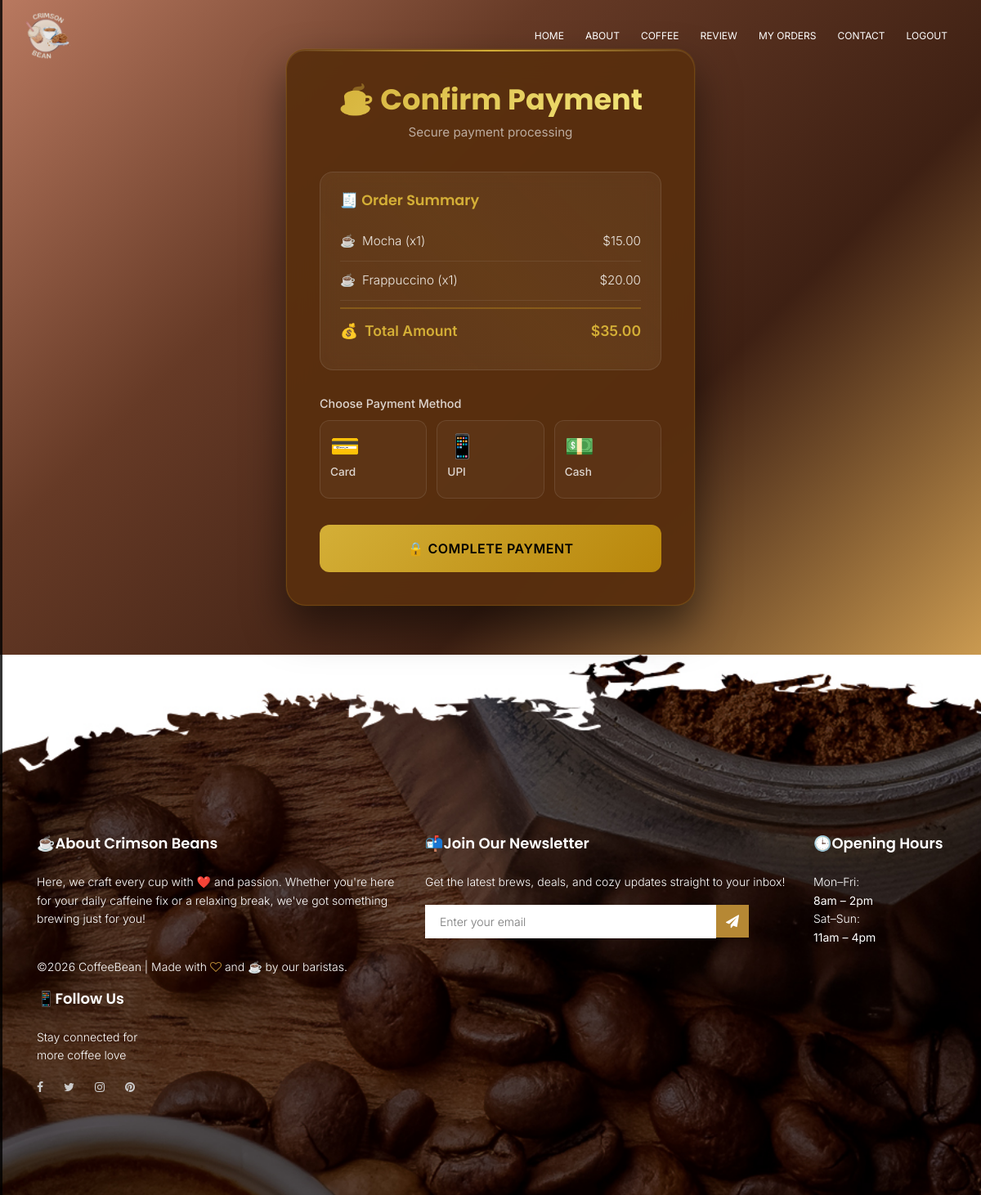
The app's page /payment/ (signed in) with its own data.
### Koppee/models.py (models this page shows, shortened)
class OrderItem(models.Model):
    order = models.ForeignKey(Order, on_delete=models.CASCADE, related_name='items')
    coffee = models.ForeignKey(Coffee, on_delete=models.PROTECT)
    quantity = models.PositiveIntegerField(default=1)
    price = models.DecimalField(max_digits=10, decimal_places=2)  # Price at time of purchase

class Coffee(models.Model):
    name = models.CharField(max_length=100)
    price = models.DecimalField(max_digits=10, decimal_places=2)  # Changed from IntegerField
    description = models.TextField()
    image = models.ImageField(upload_to='coffee_images/')

class Order(models.Model):
    STATUS_CHOICES = [
        ('Pending', 'Pending'),
        ('Processing', 'Processing'),
        ('Completed', 'Completed'),
        ('Cancelled', 'Cancelled'),
    ]
    user = models.ForeignKey(User, on_delete=models.CASCADE, related_name='orders')
    order_date = models.DateTimeField(auto_now_add=True)
    status = models.CharField(max_length=50, choices=STATUS_CHOICES, default='Pending')
    total_price = models.DecimalField(max_digits=10, decimal_places=2, default=0.00)
    class Meta:
        ordering = ['-order_date']

### Koppee/views.py (the view)
# urls.py: path('payment/', views.payment_page, name='payment_page'),
@login_required
def payment_page(request):
    try:
        latest_order = Order.objects.filter(user=request.user).first()
        if not latest_order:
            return render(request, 'payments.html', {
                'create_order_view': [],
                'total': 0
            })
        order_items = latest_order.items.all()
        total = latest_order.total_price
        return render(request, 'payments.html', {
            'create_order_view': order_items,
            'total': total
        })
    except Exception as e:
        return render(request, 'payments.html', {
            'create_order_view': [],
            'total': 0,
            'error': str(e)
        })

### Koppee/templates/payments.html (shortened to what this page needs)
{% extends "base.html" %}
{% load static %}
{% block "content" %}
{% if not payment_success %}
<div class="payment-container">
    <div class="payment-header">
        <h2>☕ Confirm Payment</h2>
        <p>Secure payment processing</p>
    </div>
    <div class="order-summary">
        <h3>🧾 Order Summary</h3>
        {% for item in create_order_view %}
            <div class="order-item">
                <div class="order-item-name">
                    <span>☕</span>
                    <span>{{ item.coffee.name }} (x{{ item.quantity }})</span>
                </div>
                <span>${{ item.price|floatformat:2 }}</span>
            </div>
        {% endfor %}
        <div class="order-item">
            <div class="order-item-name">
                <span>💰</span>
                <span>Total Amount</span>
            </div>
            <span>${{ total|floatformat:2 }}</span>
        </div>
    </div>
    <form method="POST" action="{% url 'confirm_payment' %}" class="form-content" id="paymentForm">
        <div class="form-group">
            <label>Choose Payment Method</label>
            <div class="payment-methods">
                <div class="payment-method">
                    <label for="card" class="payment-method-label">
                        <div class="payment-method-icon">💳</div>
                        <span class="payment-method-text">Card</span>
                    </label>
                </div>
                <div class="payment-method">
                    <label for="upi" class="payment-method-label">
                        <div class="payment-method-icon">📱</div>
                        <span class="payment-method-text">UPI</span>
                    </label>
                </div>
                <div class="payment-method">
                    <label for="cod" class="payment-method-label">
                        <div class="payment-method-icon">💵</div>
                        <span class="payment-method-text">Cash</span>
                    </label>
                </div>
            </div>
        </div>
        <button type="submit" class="payment-btn">
            🔒 Complete Payment
        </button>
    </form>
</div>
{% endif %}
{% endblock %}

### Koppee/templates/base.html (shortened to what this page needs)
{% load static %}
<!DOCTYPE html>
<html lang="zxx" class="no-js">
	<head>
			<link rel="stylesheet" href={% static "templates\css\linearicons.css" %}>
			<link rel="stylesheet" href={% static "templates\css\font-awesome.min.css" %}>
			<link rel="stylesheet" href={% static "templates\css\bootstrap.css" %}>
			<link rel="stylesheet" href={% static "templates\css\magnific-popup.css" %}>
			<link rel="stylesheet" href={% static "templates\css\nice-select.css" %}>
			<link rel="stylesheet" href={% static "templates\css\animate.min.css" %}>
			<link rel="stylesheet" href={% static "templates\css\owl.carousel.css" %}>
			<link rel="stylesheet" href={% static "templates\css\main.css" %}>
		</head>
		<body>
<header id="header" id="home">
    <div class="container">
        <div class="row align-items-center justify-content-between d-flex">
            <div id="logo" style="display: flex; align-items: center;">
                <a href="index.html">
                    <img src={% static "templates\img\hehehe.png" %}
                         alt="Logo"
                         style="max-height: 60px; width: auto;">
                </a>
            </div>
            <nav id="nav-menu-container" style="margin-left: 3px; margin-right: 3px";>
                <ul class="nav-menu">
					<li class="menu-active"><a href="{% url 'index' %}">Home</a></li>
					<li><a href="#about">About</a></li>
					<li><a href="#coffee">Coffee</a></li>
					<li><a href="#review">Review</a></li>
					<li><a href="{% url 'my_orders' %}">My Orders</a></li>
					<li><a href="{% url 'contact' %}">Contact</a></li>
					{% if user.is_authenticated %}
					<li><a href="{% url 'logout' %}">Logout</a></li>
					{% else %}
					<li><a href="{% url 'login' %}">Login</a></li>
					{% endif %}
				</ul>
            </nav>
        </div>
    </div>
</header>
{% block "content" %}
{% endblock "content"  %}
<footer class="footer-area section-gap">
	<div class="container">
		<div class="row">
			<div class="col-lg-5 col-md-6 col-sm-6">
				<div class="single-footer-widget">
					<h6>☕About Crimson Beans</h6>
					<p style="color: white;">
						Here, we craft every cup with ❤️ and passion. Whether you're here for your daily caffeine fix or a relaxing break, we've got something brewing just for you!
					</p>
					<p class="footer-text" style="color: white;" >
						&copy;<script>document.write(new Date().getFullYear());</script> CoffeeBean | Made with <i class="fa fa-heart-o" aria-hidden="true"></i> and ☕ by our baristas.
					</p>
				</div>
			</div>
			<div class="col-lg-5 col-md-6 col-sm-6">
				<div class="single-footer-widget">
					<h6>📬Join Our Newsletter</h6>
					<p style="color: white;">Get the latest brews, deals, and cozy updates straight to your inbox!</p>
					<div id="mc_embed_signup">
						<form target="_blank" novalidate="true" action="https://example.com/subscribe" method="get" class="form-inline">
							<input class="form-control" name="EMAIL" placeholder="Enter your email" onfocus="this.placeholder = ''" onblur="this.placeholder = 'Enter your email'" required="" type="email">
							<button class="click-btn btn btn-default"><i class="fa fa-paper-plane" aria-hidden="true"></i></button>
						</form>
					</div>
				</div>
			</div>
			<div class="footer-top-right col-lg-2 col-md-6 col-sm-6">
				<div class="single-footer-widget">
					<h6>🕒Opening Hours</h6>
					<ul style="list-style-type: none; padding-left: 0;">
						<li>Mon–Fri: <br><strong>8am – 2pm</strong></li>
						<li>Sat–Sun: <br><strong>11am – 4pm</strong></li>
					</ul>
				</div>
			</div>
			<div class="col-lg-2 col-md-6 col-sm-6 social-widget">
				<div class="single-footer-widget">
					<h6>📱Follow Us</h6>
					<p style="color: white;">Stay connected for more coffee love</p>
					<div class="footer-social d-flex align-items-center">
						<a href="#"><i class="fa fa-facebook"></i></a>
						<a href="#"><i class="fa fa-twitter"></i></a>
						<a href="#"><i class="fa fa-instagram"></i></a>
						<a href="#"><i class="fa fa-pinterest"></i></a>
					</div>
				</div>
			</div>
		</div>
	</div>
</footer>
</html>

### static/templates/css/main.css (style rules this page uses)
body { color: #777777; font-family: "Poppins", sans-serif; font-size: 14px; font-weight: 300; line-height: 1.625em; position: relative; }
ol, ul { margin: 0; padding: 0; list-style: none; }
a { -webkit-transition: all 0.3s ease 0s; -moz-transition: all 0.3s ease 0s; -o-transition: all 0.3s ease 0s; transition: all 0.3s ease 0s; }
a, a:focus, a:hover { text-decoration: none; outline: 0; }
.btn i, .btn-large i, .btn-floating i, .btn-large i, .btn-flat i { font-size: 1em; line-height: inherit; }
h1, h2, h3, h4, h5, h6 { font-family: "Poppins", sans-serif; color: #222222; line-height: 1.2em !important; margin-bottom: 0; margin-top: 0; font-weight: 600; }
h2, .h2 { font-size: 30px; }
h3, .h3 { font-size: 24px; }
h6, .h6 { font-size: 14px; color: #222222; }
h2 { font-size: 30px; }
h3 { font-size: 24px; }
h6 { font-size: 14px; }
h1, h2, h3, h4, h5, h6 { line-height: 1.5em; }
#header { padding: 14px 0; position: fixed; left: 0; top: 0; right: 0; transition: all 0.5s; z-index: 997; }
#header #logo img { padding: 0; margin: 0; }
.nav-menu, .nav-menu * { margin: 0; padding: 0; list-style: none; }
.nav-menu li { position: relative; white-space: nowrap; }
.nav-menu > li { float: left; }
#nav-menu-container { margin: 0; }
.nav-menu a { padding: 0 8px 0px 8px; text-decoration: none; display: inline-block; color: #fff; font-weight: 400; font-size: 12px; text-transform: uppercase; outline: none; }
.nav-menu > li { margin-left: 10px; }
#mobile-nav { position: fixed; top: 0; padding-top: 18px; bottom: 0; z-index: 998; background: rgba(0, 0, 0, 0.8); left: -260px; width: 260px; overflow-y: auto; transition: 0.4s; }
#mobile-nav ul { padding: 0; margin: 0; list-style: none; }
#mobile-nav ul li { position: relative; }
#mobile-nav ul li a { color: #fff; font-size: 13px; text-transform: uppercase; overflow: hidden; padding: 10px 22px 10px 15px; position: relative; text-decoration: none; width: 100%; display: block; outline: none; font-weight: 700; }
.section-gap { padding: 120px 0; }
.footer-area { color: #fff; padding-top: 220px; background: url(../img/footer-bg.jpg) center; background-size: cover; }
.footer-area h6 { color: #fff; margin-bottom: 25px; font-size: 18px; font-weight: 600; }
.footer-social a { padding-right: 25px; -webkit-transition: all 0.3s ease 0s; -moz-transition: all 0.3s ease 0s; -o-transition: all 0.3s ease 0s; transition: all 0.3s ease 0s; }
.footer-social i { color: #cccccc; -webkit-transition: all 0.3s ease 0s; -moz-transition: all 0.3s ease 0s; -o-transition: all 0.3s ease 0s; transition: all 0.3s ease 0s; }
.single-footer-widget input { border: none; width: 80% !important; font-weight: 300; background: #fff; color: #777; padding-left: 20px; border-radius: 0; font-size: 14px; padding: 10px 18px; }
.single-footer-widget .click-btn { background-color: #b68834; color: #fff; border-radius: 0; border-top-left-radius: 0px; border-bottom-left-radius: 0px; padding: 8px 12px; border: 0; }
.footer-text { padding-top: 20px; }
.footer-text a, .footer-text i { color: #b68834; }

### records on screen
OrderItem: coffee.name "Mocha", quantity "1", price "15.00"
OrderItem: coffee.name "Frappuccino", quantity "1", price "20.00"
Order: total_price "35.00"
